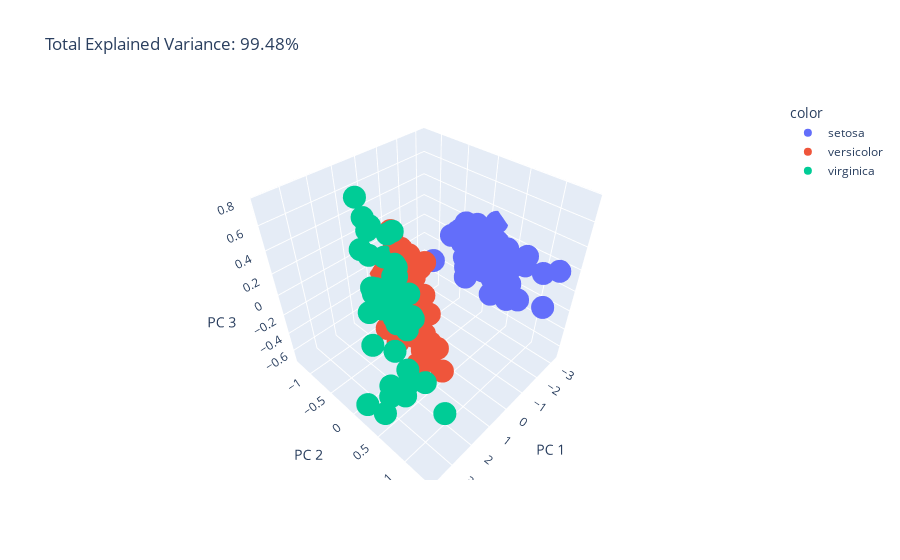

Notebook source saved alongside this figure:
### Markdown cell above
## Visualize PCA with px.scatter_3d

### Code cell
df = px.data.iris()
X = df[['sepal_length', 'sepal_width', 'petal_length', 'petal_width']]

pca = PCA(n_components=3)
components = pca.fit_transform(X)

total_var = pca.explained_variance_ratio_.sum() * 100

fig = px.scatter_3d(
    components, x=0, y=1, z=2, color=df['species'],
    title=f'Total Explained Variance: {total_var:.2f}%',
    labels={'0': 'PC 1', '1': 'PC 2', '2': 'PC 3'}
)
fig.show()
